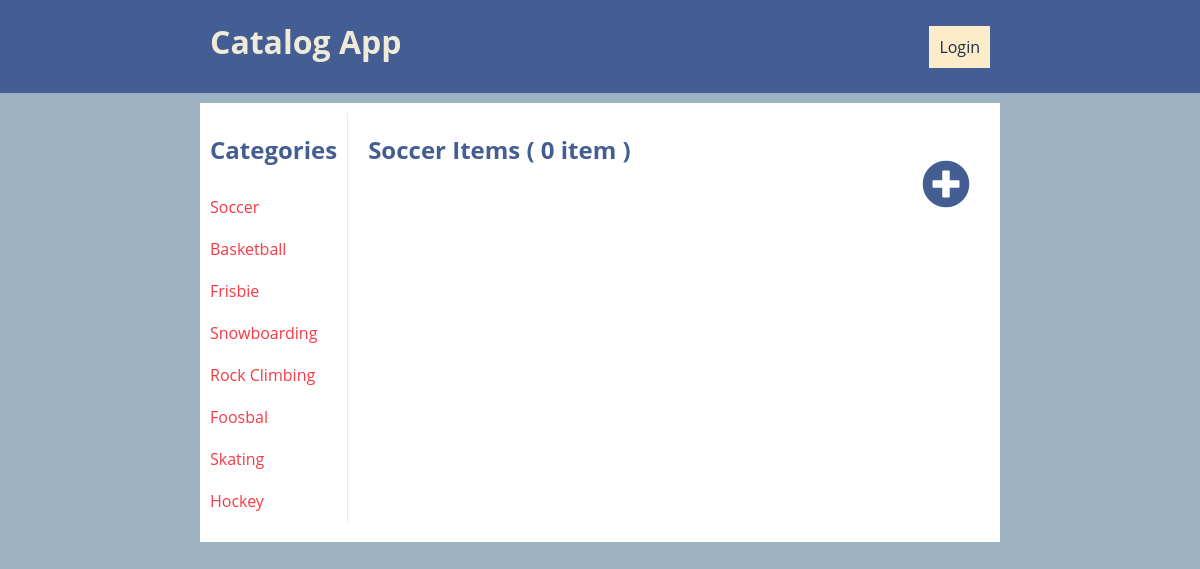
/catalog/Soccer/items, run on the app's committed database.
### data/database_setup.py (models this page shows, shortened)
class Category(Base):
    __tablename__ = 'category'
    id = Column(Integer, primary_key=True)
    name = Column(String(80), nullable=False)
    items = relationship('CatalogItem')

### controllers/catalog_controller.py (the view)
@catalog_controller.route('/<string:category_name>/items')
def show_items_by_category(category_name):
    category_dao = CategoryDao()
    item_dao = CatalogItemDao()
    categories = category_dao.get_all()
    items = item_dao.get_by_category_name(category_name)
    return render_template('catalog-items.html',
                           category_name=category_name,
                           categories=categories,
                           items=items)

### application.py (called while the page is built)
@app.context_processor
def utility_processor():
    def user_is_logged():
        return is_logged()
    def get_welcome_user():
        return get_user_name()
    return dict(user_is_logged=user_is_logged,
                get_welcome_user=get_welcome_user)

### controllers/auth_controller.py (called while the page is built)
def is_logged():
    return 'username' in login_session

### data/data_access.py (called while the page is built)
    def __init_session__(self):
        Base.metadata.bind = engine
        DBSession = sessionmaker(bind=engine)
        self.session = DBSession()

    def get_all(self):
        return self.session. \
            query(Category). \
            all()

    def get_by_category_name(self, category_name):
        return self.session. \
            query(CatalogItem). \
            join(CatalogItem.category). \
            filter(Category.name == category_name)

### templates/catalog-items.html (shortened to what this page needs)
{% extends "template.html" %}
{% block body %}
<div class="center-container content lists">
    <aside class="categories" role="listitem">
        <h1 class="category-title">Categories</h1>
        <nav class="category items-container">
            {% for category in categories %}
            <a class="item category" href="/catalog/{{ category.name }}/items">{{ category.name }}</a>
            {% endfor %}
        </nav>
    </aside>
    <section role="listitem">
        {% if items.count() > 1 %}
        <h1>{{ category_name }} Items ( {{ items.count() }} items )</h1>
        {% else %}
        <h1>{{ category_name }} Items ( {{ items.count() }} item )</h1>
        {% endif %}
    </section>
    {% if not is_not_logged %}
    <a class="button button-add" href="{{ url_for('catalog.add_item') }}">
        <i class="fas fa-plus-circle fa-3x"></i>
    </a>
    {% endif %}
</div>
{% endblock %}

### static/styles/site.css (style rules this page uses)
html, body, main { width: 100%; height: 100%; }
html { box-sizing: border-box; }
*, *:before, *:after { box-sizing: inherit; }
body { font-family: 'Open Sans', sans-serif; font-size: 1em; margin: 0; background-color: #9EB3C2; }
div { word-wrap: break-word; }
h1 { color: #445E93; font-size: 1.5em; }
a { text-decoration: none; }
.center-container { position: relative; display: flex; margin: 0 auto; padding: 10px; width: 100%; max-width: 800px; }
.content { background-color: #fff; padding: 10px; padding-bottom: 20px; }
.button { font-size: 1em; padding: 10px; cursor: pointer; border: none; }
.button-add { position: absolute; top: 1.7em; right: 0; margin: 20px; color: #445E93; }
.item { color: #445E93; text-overflow: ellipsis; word-wrap: break-word; padding: 6px 0; margin: 4px 0; }
.items-container { display: flex; flex-direction: column; }
.categories { margin-right: 20px; border-right: solid 1px #f0ebd8; padding-right: 10px; }
.category { color: #F93943; }

### data on the page
Category: name "Soccer"
Category: name "Basketball"
Category: name "Frisbie"
Category: name "Snowboarding"
Category: name "Rock Climbing"
Category: name "Foosbal"
Category: name "Skating"
Category: name "Hockey"

### other printed values
{{ items.count() }} "0"
